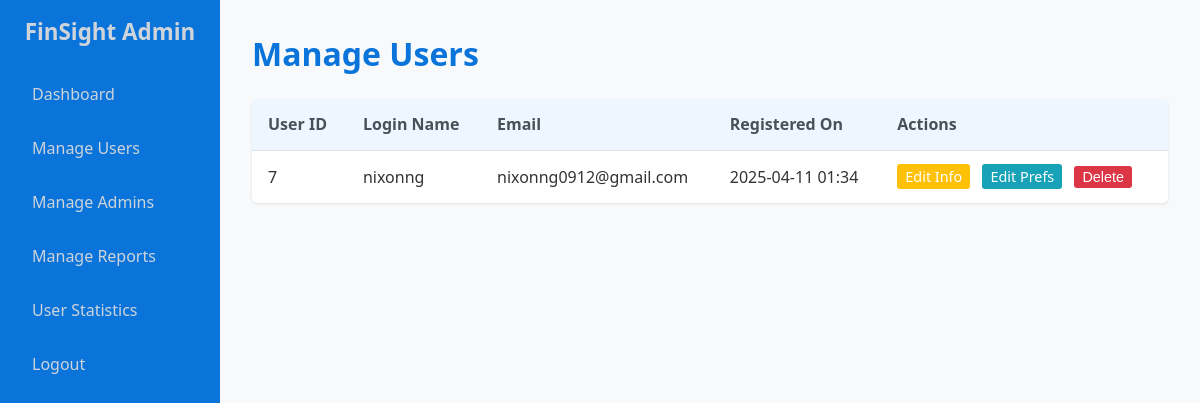
The app's page /admin_manage_users.php (signed in) with its own data.
### tables this page shows
CREATE TABLE `user_file` (
  `User_ID` int(11) NOT NULL,
  `User_Login_Name` varchar(50) NOT NULL,
  `Password` varchar(255) NOT NULL,
  `Real_Name` varchar(50) NOT NULL,
  `Gender` varchar(20) DEFAULT NULL,
  `Email` varchar(200) DEFAULT NULL,
  `Add_Time` datetime NOT NULL
);

### admin_manage_users.php (the view, shortened to what this page needs)
<?php
require_once 'admin_header.php';
require_once 'admin_db_connect.php';
$users = [];
$sql = "SELECT User_ID, User_Login_Name, Email, Add_Time FROM user_file ORDER BY Add_Time DESC";
$result = $conn->query($sql);
if ($result && $result->num_rows > 0) {
    while ($row = $result->fetch_assoc()) {
        $users[] = $row;
    }
} elseif (!$result) {
     $message = "Error fetching users: " . $conn->error;
     $message_type = 'error';
}
?>
<h1>Manage Users</h1>
<table>
    <thead>
        <tr>
            <th>User ID</th>
            <th>Login Name</th>
            <th>Email</th>
            <th>Registered On</th>
            <th>Actions</th>
        </tr>
    </thead>
    <tbody>
        <?php if (!empty($users)): ?>
            <?php foreach ($users as $user): ?>
                <tr>
                    <td><?php echo htmlspecialchars($user['User_ID']); ?></td>
                    <td><?php echo htmlspecialchars($user['User_Login_Name']); ?></td>
                    <td><?php echo htmlspecialchars($user['Email']); ?></td>
                    <td><?php echo date('Y-m-d H:i', strtotime($user['Add_Time'])); ?></td>
                    <td>
                        <a href="admin_edit_user.php?id=<?php echo $user['User_ID']; ?>" class="edit-btn">Edit Info</a>
                        <a href="admin_edit_user_preferences.php?id=<?php echo $user['User_ID']; ?>" class="prefs-btn">Edit Prefs</a>
                        <form action="admin_manage_users.php" method="post" style="display: inline;" onsubmit="return confirm('Are you sure you want to delete user <?php echo htmlspecialchars($user['User_Login_Name']); ?>? This action cannot be undone.');">
                            <button type="submit" name="delete_user" class="delete-btn">Delete</button>
                        </form>
                    </td>
                </tr>
            <?php endforeach; ?>
        <?php else: ?>
            <tr>
                <td colspan="6">No users found.</td>
            </tr>
        <?php endif; ?>
    </tbody>
</table>
<?php require_once 'admin_footer.php'; ?>

### admin_style.css (style rules this page uses)
* { margin: 0; padding: 0; box-sizing: border-box; }
body { font-family: "Segoe UI", Tahoma, Geneva, Verdana, sans-serif; color: #333; background-color: #f8f9fa; display: flex; flex-direction: column; min-height: 100vh; }
.admin-content h1, .admin-content h2 { color: #0A74DA; margin-bottom: 1.5rem; }
table { width: 100%; border-collapse: collapse; margin-bottom: 1rem; background-color: #fff; box-shadow: 0 1px 3px rgba(0,0,0,0.1); border-radius: 5px; overflow: hidden; }
table thead { background-color: #eef6ff; }
table th, table td { padding: 0.9rem 1rem; text-align: left; border-bottom: 1px solid #dee2e6; }
table th { font-weight: 600; color: #495057; }
table tbody tr:last-child td { border-bottom: none; }
table td a, table td button { margin-right: 0.5rem; text-decoration: none; padding: 0.2rem 0.5rem; border-radius: 3px; font-size: 0.9em; }
table td a.edit-btn { color: #fff; background-color: #ffc107; border: none; }
table td button.delete-btn { color: #fff; background-color: #dc3545; border: none; cursor: pointer; }
table td a.prefs-btn { color: #fff; background-color: #17a2b8; border: none; }

### records on screen
user_file: User_ID "7", User_Login_Name "nixonng", Email "nixonng0912@gmail.com", Add_Time "2025-04-11 01:34"
